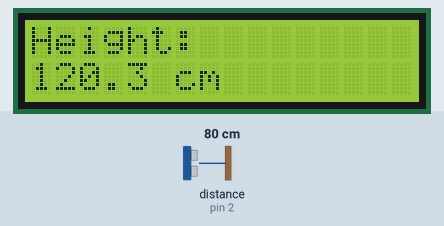
This sketch was run on a simulated Arduino Uno, built with avr-gcc and run on an emulated ATmega328P. Shown: 16×2 character LCD. Wiring (inferred from the names in the program): ultrasonic range finder: trigger pin 3; echo pin 2. Inputs (shaded band) come from the test bench; at power-on: distance to the obstacle (sensor on pin 2) 80 cm. The echo pulse lasts 58.3 µs per cm.

Above: at 3.2 s.
3.3 s: distance to the obstacle (sensor on pin 2) set to 2 cm
At 4.2 s:
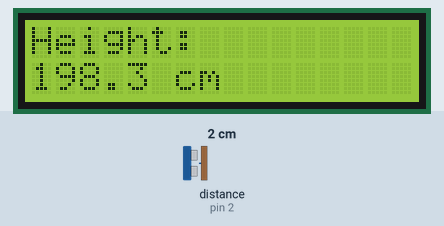
5.1 s: distance to the obstacle (sensor on pin 2) set to 4 cm
6.7 s: distance to the obstacle (sensor on pin 2) set to 9 cm
At 7.1 s:
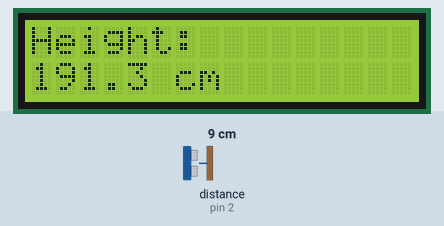
Timing chart, 0 to 9.7 s (numbered marks = the images above; inputs shaded):
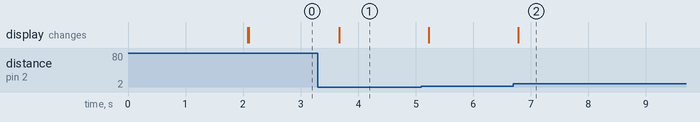

Measured:
- after the input at 3.3 s, the display: changes after 0.37 s (image 1)
- after the input at 6.7 s, the display: changes after 0.09 s (image 2)

The sketch:

Height_measuring.ino
```cpp
#include <Wire.h>
#include <LiquidCrystal_I2C.h>

LiquidCrystal_I2C lcd(0x27, 16, 2);

const int trigPin = 3;
const int echoPin = 2;

// Measure from the front of the ultrasonic sensor
// to the floor in centimeters.
const float sensorHeight = 200.0;

void setup() {
  pinMode(trigPin, OUTPUT);
  pinMode(echoPin, INPUT);

  lcd.init();
  lcd.backlight();

  lcd.setCursor(0, 0);
  lcd.print("Height Meter");
  delay(2000);
  lcd.clear();
}

float getDistance() {
  digitalWrite(trigPin, LOW);
  delayMicroseconds(2);

  digitalWrite(trigPin, HIGH);
  delayMicroseconds(10);
  digitalWrite(trigPin, LOW);

  long duration = pulseIn(echoPin, HIGH, 30000);

  if (duration == 0)
    return -1;

  return (duration * 0.0343) / 2.0;
}

void loop() {
  float total = 0;

float distanceToHead = getDistance();
    // Height in cm
    float height = sensorHeight - distanceToHead;

    lcd.clear();
    lcd.setCursor(0, 0);
    lcd.print("Height:");

    lcd.setCursor(0, 1);
    lcd.print(height, 1);
    lcd.print(" cm");
    delay(500);
  }
```
